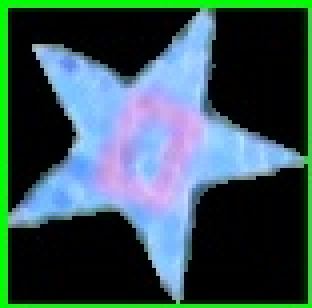
#> input picture crop0.jpg, 78 x 77 px (shown 4 times larger)
$ python erosion.py
#> lines starting #> are read from the running program, lines starting #| are printed output that depends on the picture
import cv2
import numpy as np

img = cv2.imread('crop0.jpg',3)
#> img is the input picture: shape (77, 78, 3); mean B, G, R 86.3, 83.5, 55.5
img = cv2.cvtColor(img, cv2.COLOR_BGR2GRAY)
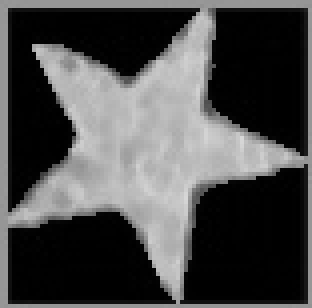
#> img: shape (77, 78) (shown 4 times larger); min 0, max 215, mean 75.4
cv2.imshow('img',img)
kernel = np.ones((5,5),np.uint8)
erosion = cv2.erode(img,kernel,iterations = 1)
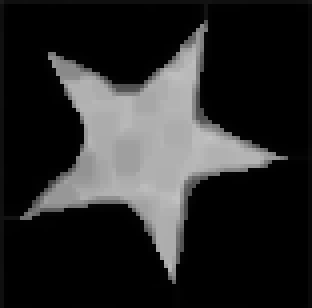
#> erosion: shape (77, 78) (shown 4 times larger); min 0, max 194, mean 40.8
# [4 lines of commented-out code are left out]
cv2.imshow('erode', erosion)
# [4 lines of commented-out code are left out]
cv2.imwrite('erodedstar.jpg',erosion)
cv2.waitKey(0)

$ run again, with crop2.jpg copied over crop0.jpg
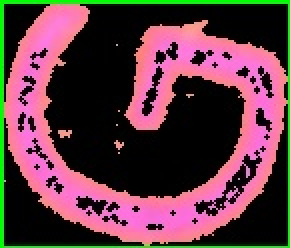
#> input picture crop2.jpg, 145 x 124 px (shown 2 times larger)
#> img is the input picture: shape (124, 145, 3); mean B, G, R 68.1, 58.7, 95.8
#> `img = cv2.cvtColor(img, cv2.COLOR_BGR2GRAY)`:
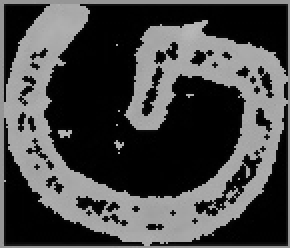
#> img: shape (124, 145) (shown 2 times larger); min 0, max 186, mean 70.9
#> `erosion = cv2.erode(img,kernel,iterations = 1)`:
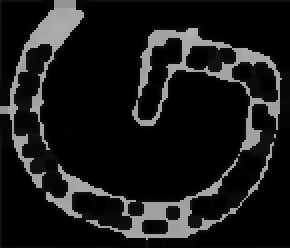
#> erosion: shape (124, 145) (shown 2 times larger); min 0, max 178, mean 25.2
